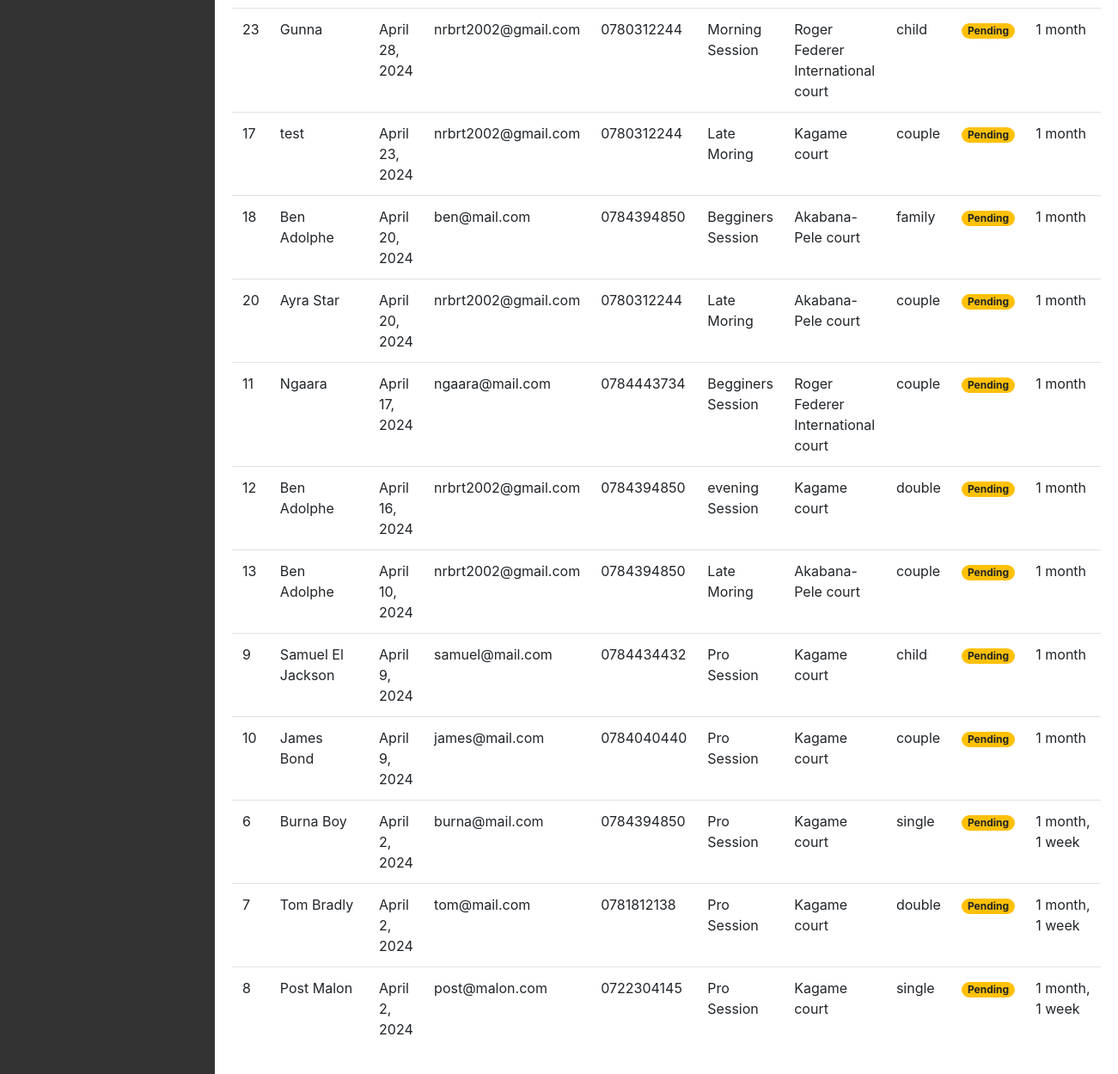
The page /dashboard/bookings (signed in, lower part) on the database as committed earlier.
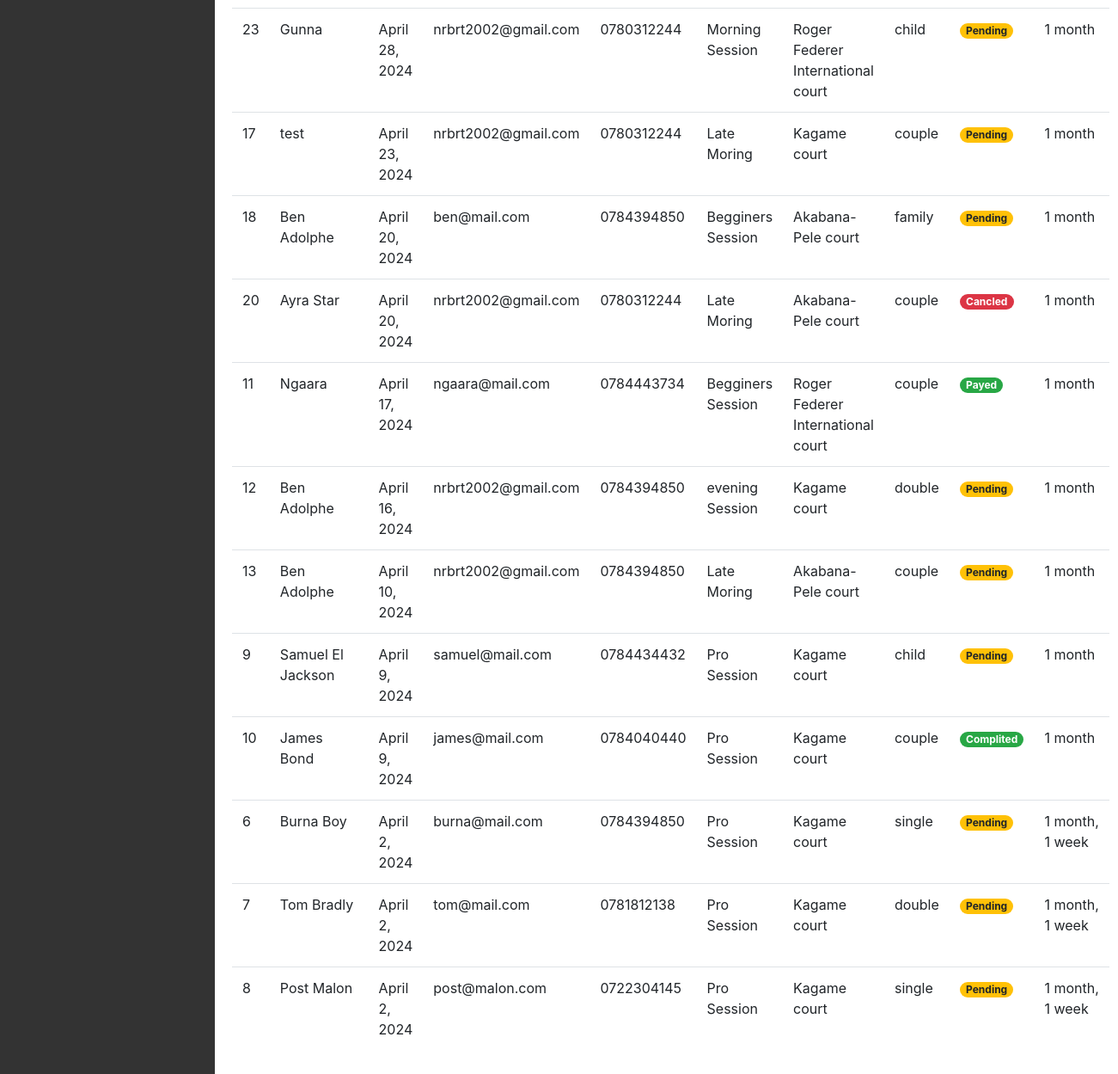
The same page on the database as committed later.
### App/models.py (models this page shows, shortened)
class Booking(models.Model):
    date = models.DateField()
    session_id = models.ForeignKey(Sessions, on_delete=models.CASCADE)
    court_id = models.ForeignKey(Court, on_delete=models.CASCADE)
    type = models.CharField(max_length=50, choices=BOOK_TYPE)
    name = models.CharField(max_length=50)
    email = models.EmailField(null=True, blank=True)
    phone = models.CharField(max_length=10, validators=[RegexValidator(PHONE_REGEX, 'Phone number must start with 07 and have 8 digits')])
    status = models.CharField(max_length=10, choices=STATUS, default='pendig')
    created_at = models.DateTimeField(auto_now_add=True)
    updated_at = models.DateTimeField(auto_now=True)
    class Meta:
        ordering = ['-date']

class Sessions(models.Model):
    name = models.CharField(max_length=50, unique=True)
    startTime = models.TimeField()
    endTime = models.TimeField()
    created_at = models.DateTimeField(auto_now_add=True)
    updated_at = models.DateTimeField(auto_now=True)
    class Meta:
        ordering = ['-created_at']
    def __str__(self):
        return self.name

class Court(models.Model):
    name = models.CharField(max_length=50, unique=True)
    court_type = models.CharField(max_length=20, choices=COURT_TYPES)
    court_location = models.CharField(max_length=20, choices=COURT_LOCATION)
    has_lighting = models.BooleanField(default=False)
    is_available = models.BooleanField(default=True)
    pre_image = models.ImageField(upload_to='static/img/upload', null=False)
    description = models.TextField(null=True);
    created_at = models.DateTimeField(auto_now_add=True)
    updated_at = models.DateTimeField(auto_now=True)
    class Meta:
        ordering = ['-created_at']
    def __str__(self):
        return self.name

### App/views.py (the view)
# urls.py: path('dashboard/bookings', views.bookings, name="admin-bookings"),
@login_required
def bookings(request):
   bookings = Booking.objects.all()
   context = {'bookings': bookings}
   return render(request, 'admin/admin-bookings.html', context)

### App/templates/App/admin/admin-bookings.html (shortened to what this page needs)
{% include 'includes/admin-header.html' %}
{% include 'includes/admin-nav.html' %}
<div class="content" style="padding: 0px;">
    <div style="padding: 20px;">
        <table class="table table-hover" id="myTable">
            <tbody>
                {% for booking in bookings %}
            <tr>
                <td>{{booking.id}}</td>
                <td>{{booking.name}}</td>
                <td>{{booking.date}}</td>
                <td>{{booking.email}}</td>
                <td>{{booking.phone}}</td>
                <td>{{booking.session_id}}</td>
                <td>{{booking.court_id}}</td>
                <td>{{booking.type}}</td>
                {%if booking.status == "pendig" %}
                <td><span class="badge badge-pill badge-warning">Pending</span></td>
                {% elif booking.status == "paid" %}
                <td><span class="badge badge-pill badge-success">Payed</span></td>
                {% elif booking.status == "done" %}
                <td><span class="badge badge-pill badge-success">Complited</span></td>
                {% elif booking.status == "cancled" %}
                <td><span class="badge badge-pill badge-danger">Cancled</span></td>
                {% endif %}
                <td>{{booking.created_at | timesince}}</td>
            </tr>
            {% endfor%}
            </tbody>
        </table>
    </div>
</div>
{% include 'includes/admin-footer.html' %}

Rows that differ between the two databases and show on the page:
changed Booking "Ayra Star": status "Pending" → "Cancled"
changed Booking "Ngaara": status "Pending" → "Payed"
changed Booking "James Bond": status "Pending" → "Complited"
